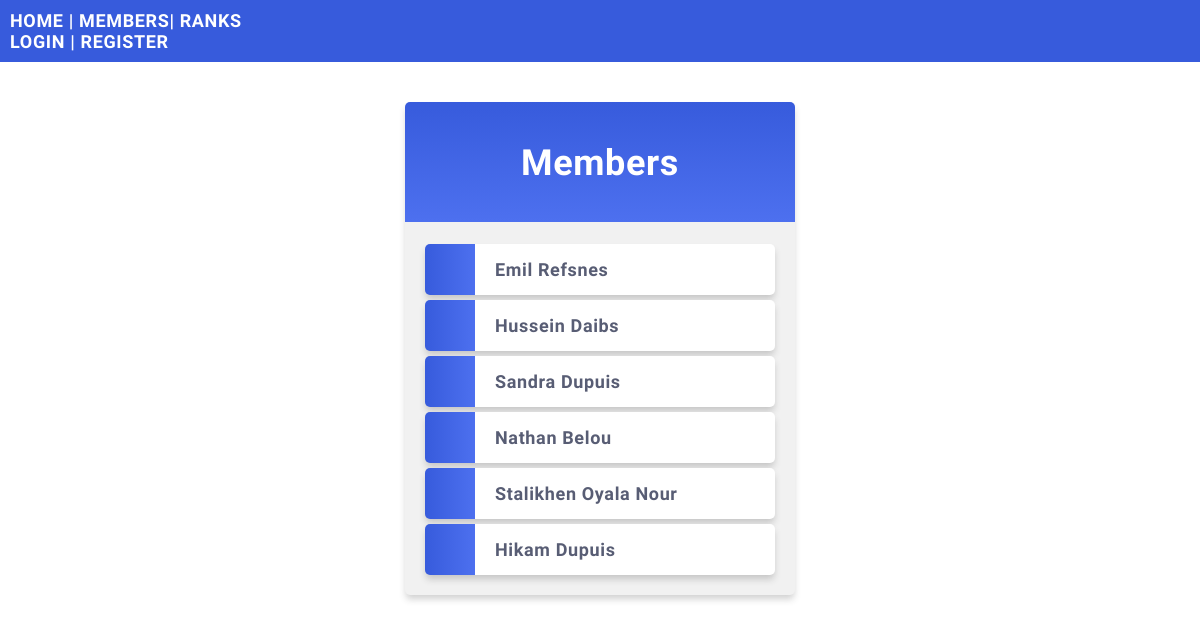
/members/, run on an earlier commit of the app's database.
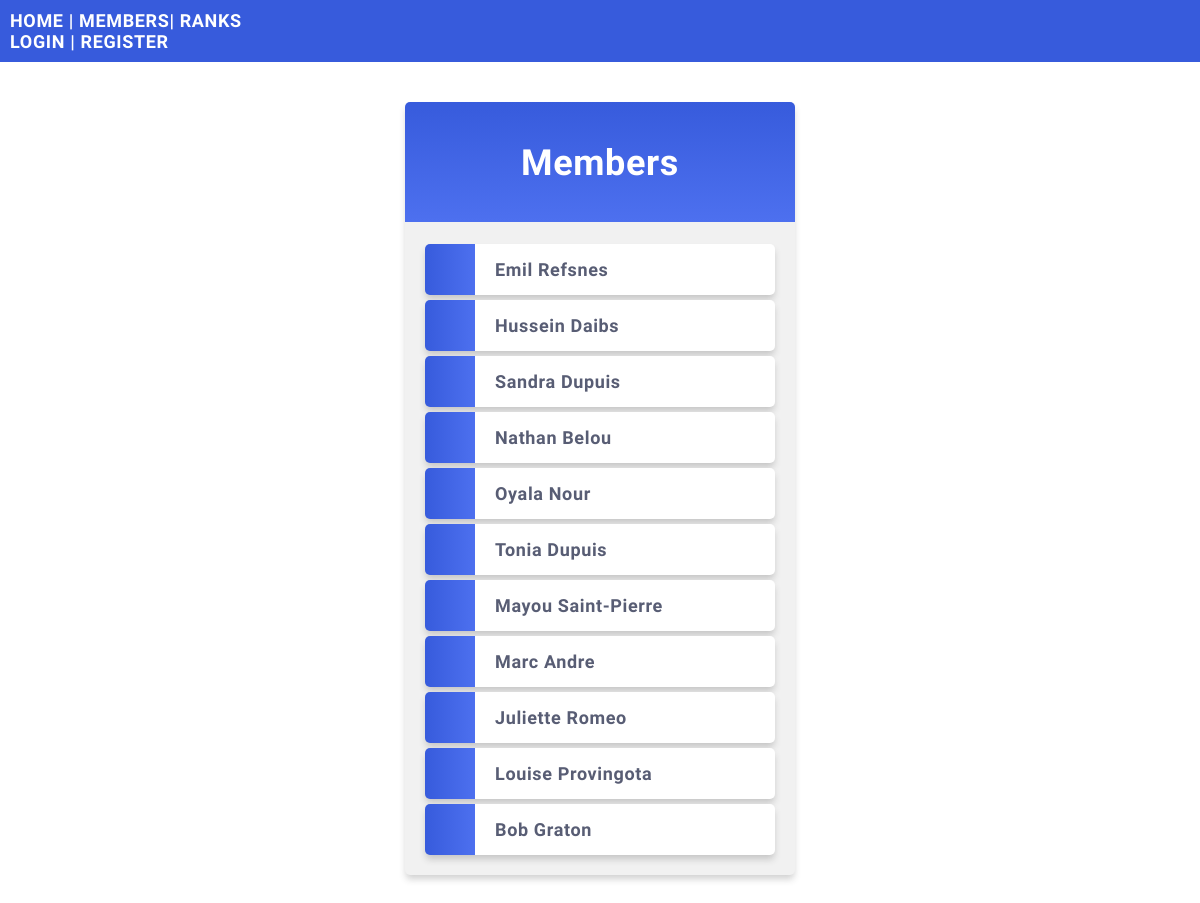
And on a later commit of the database.
### members/models.py (models this page shows)
class Member(models.Model):
    firstname = models.CharField(max_length=255)
    lastname = models.CharField(max_length=255)
    phone = models.IntegerField(null=True)
    experience_in_months = models.IntegerField(null=True)
    joined_date = models.DateField(null=True)
    ranking_system = models.IntegerField(null=True)
    total_scores = models.IntegerField(null=True)
    user_email = models.CharField(max_length=80, default='SOME STRING')
    members_city = models.CharField(max_length=80, default='SOME STRING')
    slug = models.SlugField(default="", null=False)

### members/views.py (the view)
# urls.py: path('members/', views.members, name='members'),
def members(request):
  mymembers = Member.objects.all().values()
  template = loader.get_template('all_members.html')
  context = {
    'mymembers': mymembers,
  }
  return HttpResponse(template.render(context, request))

### members/templates/all_members.html (shortened to what this page needs)
{% extends "master.html" %}
{% block content %}
  <div class="mycard">
    <h1>Members</h1>
    <ul>
      {% for x in mymembers %}
        <li onclick="window.location = 'details/{{ x.slug }}'">{{ x.firstname }} {{ x.lastname }}</li>
      {% endfor %}
    </ul>
  </div>
{% endblock %}

### members/templates/master.html (shortened to what this page needs)
{% load static %}
<!DOCTYPE html>
<html>
<head>
  <link rel="stylesheet" href="{% static 'myglobal.css' %}">
</head>
<body>
  <div class="topnav">
    <a href="/">HOME</a> |
    <a href="/members">MEMBERS</a>|
    <a href="/ranking/">RANKS</a>
    <div class="navbar-nav ml-auto">
    <a href="/login_page/">LOGIN</a> |
    <a href="/register/">REGISTER</a>
    </div>
  </div>
{% block content %}
{% endblock %}
</body>
</html>

### mystaticfiles/myglobal.css (style rules this page uses)
body { margin:0; font: 600 18px 'Source Sans Pro', sans-serif; letter-spacing: 0.64px; color: #585d74; }
.topnav { background-color:#375BDC; color:#ffffff; padding:10px; }
.topnav a:link, .topnav a:visited { text-decoration: none; color: #ffffff; }
.mycard { background-color: #f1f1f1; background-image: linear-gradient(to bottom, #375BDC, #4D70EF); background-size: 100% 120px; background-repeat: no-repeat; margin: 40px auto; width: 350px; border-radius: 5px; box-shadow: 0 5px 7px -1px rgba(51, 51, 51, 0.23); padding: 20px; }
.mycard h1 { text-align: center; color:#ffffff; margin:20px 0 60px 0; }
ul { list-style-type: none; padding: 0; margin: 0; }
li { background-color: #ffffff; background-image: linear-gradient(to right, #375BDC, #4D70EF); background-size: 50px 60px; background-repeat: no-repeat; cursor: pointer; transition: transform .25s; border-radius: 5px; box-shadow: 0 5px 7px -1px rgba(51, 51, 51, 0.23); padding: 15px; padding-left: 70px; margin-top: 5px; }
a:link, a:visited { color: #375BDC; }

What changed in the data, as far as the page shows it:
changed Member "Nour": firstname "Stalikhen Oyala" → "Oyala"
changed Member: firstname "Hikam" → "Tonia"
added Member: firstname "Mayou", lastname "Saint-Pierre"
added Member: firstname "Marc", lastname "Andre"
added Member: firstname "Juliette", lastname "Romeo"
added Member: firstname "Louise", lastname "Provingota"
added Member: firstname "Bob", lastname "Graton"
